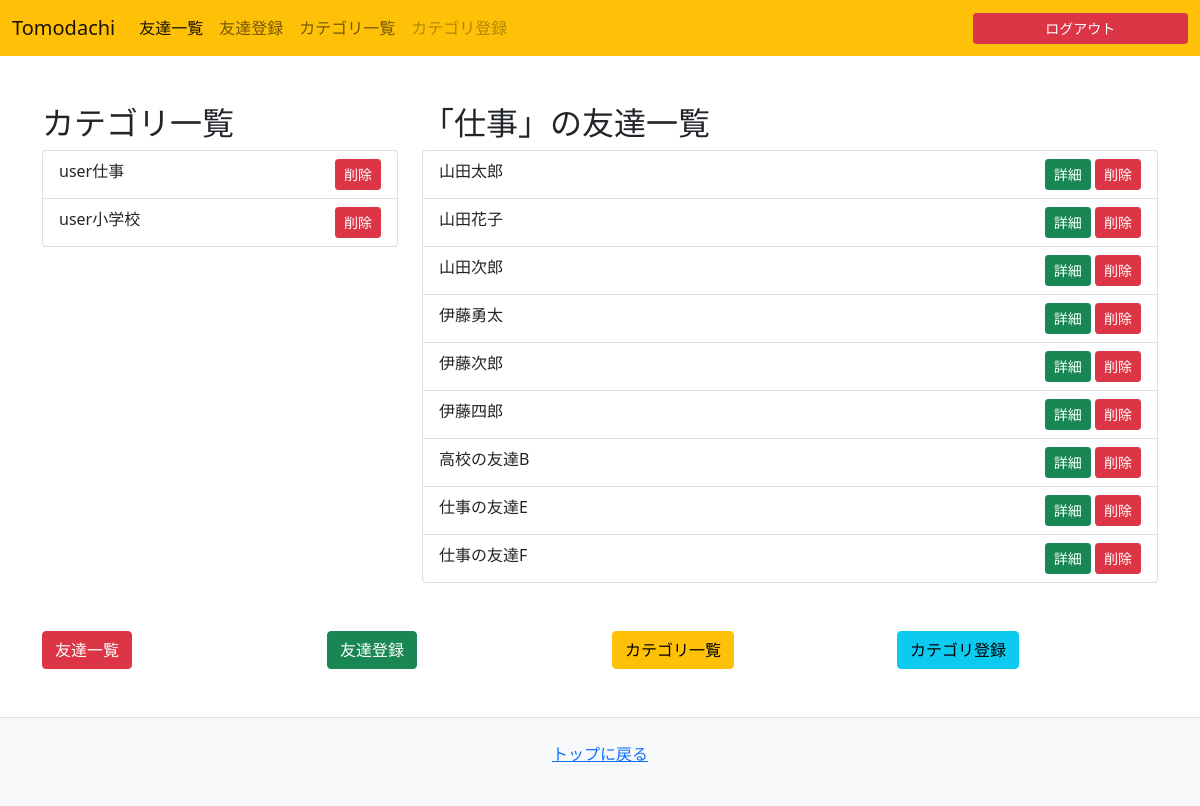
Screenshot of /category/1/ (signed in) with the database file from the repository.
### friendslist/models.py (models this page shows)
class Category(models.Model):
    name = models.CharField(default="", max_length=20)
    created_at = models.DateTimeField(auto_now_add=True)
    updated_at = models.DateTimeField(auto_now=True)
    user = models.ForeignKey(get_user_model(), on_delete=models.CASCADE)

class Friend(models.Model):
    name = models.CharField(default="", max_length=20)
    furigana = models.CharField(blank=True, null=True, max_length=20)
    nickname = models.CharField(blank=True, null=True, max_length=20)
    sex = models.IntegerField(default=0)
    birthday = models.DateField(blank=True, null=True, auto_now=False, auto_now_add=False)
    birthplace = models.CharField(blank=True, null=True, max_length=30)
    hobby = models.CharField(blank=True, null=True, max_length=30)
    company = models.CharField(blank=True, null=True, max_length=30)
    created_at = models.DateTimeField(auto_now_add=True)
    updated_at = models.DateTimeField(auto_now=True)
    category = models.ForeignKey(Category, on_delete=models.CASCADE, default=1)

### friendslist/views.py (the view)
# urls.py: path('category/<slug:pk>/', views.category_index),
def category_index(request, pk):
    user = request.user
    categories = Category.objects.filter(user=user)
    current_category = Category.objects.get(pk=pk)
    first_category = categories.first()
    friends = Friend.objects.filter(category=current_category)
    context = {
        'friends': friends,
        'categories': categories,
        'current_category': current_category,
        'first_category': first_category,
    }
    return render(request, 'friendslist/category/index.html', context)

### templates/friendslist/category/index.html (shortened to what this page needs)
{% extends 'friendslist/base.html' %}
{% block content %}
<main class="container mb-5">
    <div class="row">
        <div class="col col-md-4">
            <h2>カテゴリ一覧</h2>
            <ul class="list-group">
              {% for category in categories %}
                <li class="list-group-item {% if category.pk == current_category.pk %}list-group-item-warning{% endif %}">
                  <a href="/category/{{ category.pk }}" class="text-decoration-none text-dark">{{ category.name }}</a>
                  <a href="{% url 'category_delete' category.pk %}" class="btn btn-danger btn-sm float-end">削除</a>
                </li>
              {% endfor %}
              </ul>
        </div>
        <div class="column col-md-8">
          <h2>「{{ current_category.name }}」の友達一覧</h2>
          <ul class="list-group">
          {% for friend in friends %}
              <li class="list-group-item">
                {{ friend.name }}
                <div class="float-end">
                  <a href="{% url 'friend' friend.pk %}" class="btn btn-success btn-sm">詳細</a>
                  <a href="{% url 'delete' friend.pk %}" class="btn btn-danger btn-sm">削除</a>
                </div>
              </li>
          {% endfor %}
          </ul>
        </div>
    </div>
</main>
{% endblock %}

### rows the page displays
Category: name "user仕事"
Category: name "user小学校"
Category: name "仕事"
Friend: name "山田太郎"
Friend: name "山田花子"
Friend: name "山田次郎"
Friend: name "伊藤勇太"
Friend: name "伊藤次郎"
Friend: name "伊藤四郎"
Friend: name "高校の友達B"
Friend: name "仕事の友達E"
Friend: name "仕事の友達F"
